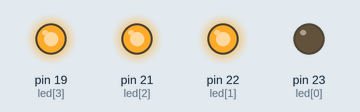
A sketch run on a simulated Arduino Mega 2560, built with avr-gcc and run on an emulated ATmega2560. Parts: output pins drawn as LEDs (lit = HIGH).

Above: at 0.2 s.
At 1.2 s:
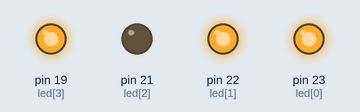
At 2.7 s:
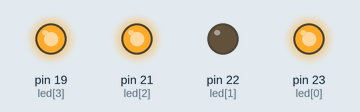
At 3.7 s:
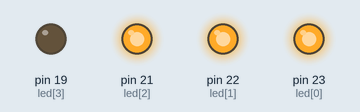
Timing chart, 0 to 4.6 s (numbered marks = the images above):
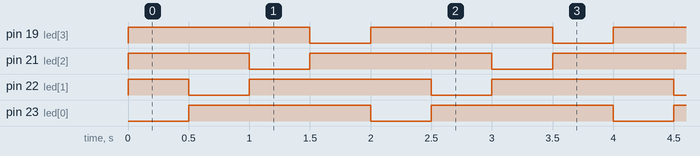

The sketch:

1_2.ino
```cpp
int led[] = {23, 22, 21, 19};
void setup() {
  for(int i = 0 ; i < 4 ; i++){
     pinMode(led[i], OUTPUT);
     digitalWrite(led[i], HIGH);
  }
}

void loop() {
  for(int i = 0 ; i < 4 ; i++){
    digitalWrite(led[i], LOW);
    delay(500);
    digitalWrite(led[i], HIGH);
  }
}
```

Measured:
- by itself, pin 19 (led[3]), pin 21 (led[2]), pin 22 (led[1]), pin 23 (led[0]): alternates HIGH for 1.5 s and LOW for 0.50 s
- by itself, everything shown: repeats every 2.0 s, in 5 steps
